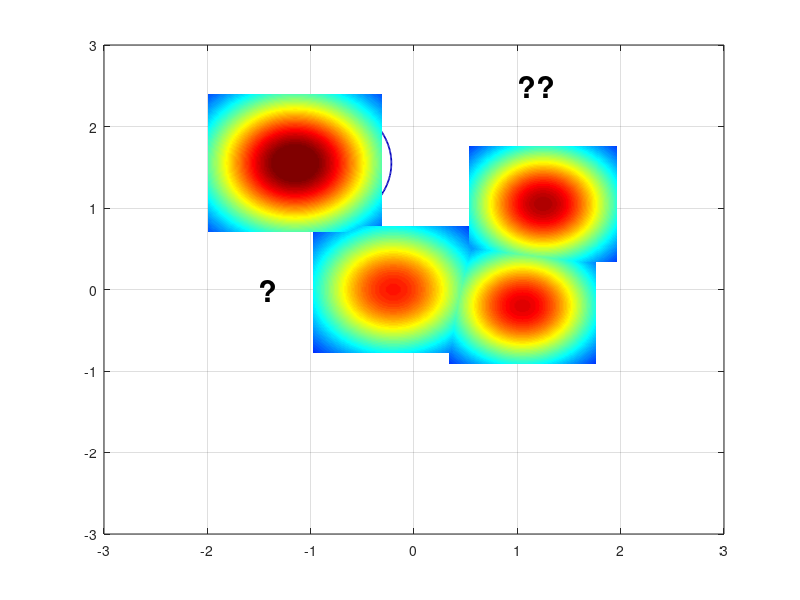

This chart was generated by the following MATLAB code: (Note: this script raises an error after producing the figure.)
%% Reproduce EVM-style demo figure (no toolboxes)
clear; close all; clc; rng(7);

% ---------- 1) 合成四类二维数据 ----------
% 类中心（大致对应图中位置）
C_star  = [-1.15  1.55];   % 红色星
C_diam  = [ 1.25  1.05];   % 绿色菱形
C_square= [ 1.05 -0.20];   % 蓝色方块
C_dot   = [-0.20  0.00];   % 蓝色小点（被 A 标注影响的那簇）

% 协方差（控制每簇形状）
S = @(sx,sy,rho)[sx^2 rho*sx*sy; rho*sx*sy sy^2];
Sig_star   = S(0.18,0.20, 0.05);
Sig_diam   = S(0.22,0.18,-0.10);
Sig_square = S(0.20,0.16, 0.05);
Sig_dot    = S(0.25,0.18, 0.00);

% 从高斯采样（不用 mvnrnd）
sample = @(N,mu,SIG) (randn(N,2)*chol(SIG,'lower') + mu);

X_star   = sample(12,C_star,   Sig_star);
X_diam   = sample(30,C_diam,   Sig_diam);
X_square = sample(28,C_square, Sig_square);
X_dot    = sample(45,C_dot,    Sig_dot);

% 加一个“离群星”靠近 A（见原图左中）
X_star = [X_star; 0.02 0.15];

% ---------- 2) 底面散点与样式 ----------
figure('Color','w','Position',[100,100,800,600]);
hold on; box on; grid on;
z0 = 0; % 所有散点都放在 z=0 的平面

% 确保按照绘制顺序叠放，便于把散点置顶
set(gca,'SortMethod','childorder');

h_star   = scatter3(X_star(:,1),  X_star(:,2),  z0+zeros(size(X_star,1),1),  70, ...
        'pentagram', 'filled', 'MarkerEdgeColor','k', 'MarkerFaceColor',[0.635294 0.0784314 0.184314], 'LineWidth',1.0); % 红色五角星 #A2142F
h_diam   = scatter3(X_diam(:,1),  X_diam(:,2),  z0+zeros(size(X_diam,1),1),  60, ...
        'd', 'filled', 'MarkerEdgeColor','k', 'MarkerFaceColor',[0.466667 0.674510 0.188235]); % 绿色菱形 #77AC30
h_square = scatter3(X_square(:,1),X_square(:,2),z0+zeros(size(X_square,1),1),60, ...
        's', 'filled', 'MarkerEdgeColor','k', 'MarkerFaceColor',[0 0.447059 0.741176]); % 蓝色正方形 #0072BD
h_dot    = scatter3(X_dot(:,1),   X_dot(:,2),   z0+zeros(size(X_dot,1),1),   18, ...
        'o', 'filled', 'MarkerEdgeColor','k', 'MarkerFaceColor',[0.929412 0.694118 0.125490]); % 黄色圆形 #EDB120


% ---------- 3) ψ-model 等值环（彩色同心） ----------
% 采用带形状参的径向函数 psi(r) = exp(-(r/s)^t)
psi = @(X,Y,cx,cy,s,t) exp( - ( sqrt((X-cx).^2 + (Y-cy).^2) ./ s ).^t );

% 选几处“极端向量/代表点”（包含 A 所在）
EV = [ -0.23 -0.02 ;   % A 对应蓝点极端向量
        1.06 -0.22 ;   % 蓝方块
        1.28  1.03 ;   % 绿菱形
       -1.05  1.55 ];  % 红星
scale = [0.42, 0.36, 0.40, 0.48];   % 各自 scale
shape = [2.6,  2.2,  2.4,  2.0];    % 各自 shape

% 网格
[xg,yg] = meshgrid(linspace(-3,3,400));
colormap(jet); caxis([0 1]);

% 等高线层级（红到蓝：高到低）
levels = linspace(1.0,0.05,12);

for k = 1:size(EV,1)
    Z = psi(xg,yg,EV(k,1),EV(k,2),scale(k),shape(k));
    [~, h] = contour(xg,yg,Z,levels);    % 直接画在底面，保持颜色映射
    set(h,'LineWidth',1.25);

    % 将等高线明确压到 z=0（兼容不同 MATLAB 版本）
    ch = get(h,'Children');
    for ic = 1:numel(ch)
        zd = get(ch(ic),'ZData');
        if ~isempty(zd)
            set(ch(ic),'ZData',zeros(size(zd))); % 强制贴在 z=0
        end
    end
end

% 标出 A 与问号
text(-0.5,-0.5,0,'A','FontWeight','bold','FontSize',20,'Color','k');
text( 1, 2.5,0,'??','FontWeight','bold','FontSize',22,'Color','k');
text( -1.5,0,0,'?','FontWeight','bold','FontSize',22,'Color','k');

% ---------- 4) 上方半透明“钟形面”（表示类支持/概率） ----------
% 用四个高斯穹顶，中心与各簇一致
gauss2 = @(X,Y,cx,cy,s) exp(-((X-cx).^2 + (Y-cy).^2)/(2*s^2));
tops  = {C_star, C_diam, C_square, C_dot};
sigT  = [0.65 0.55 0.55 0.60];
amp   = [1.05 0.95 0.90 0.85];

% 抬高穹顶，并缩小每个穹顶的覆盖范围（为每个穹顶使用局部网格）
zlift      = 0.18;   % 统一抬高量（不改变颜色映射）
spanFactor = 1.3;    % 每个穹顶半宽 = spanFactor * sigma（越小覆盖越小）
gridN      = 121;    % 局部网格分辨率

for i=1:4
    cx = tops{i}(1); cy = tops{i}(2);
    span = spanFactor * sigT(i);
    [xgi,ygi] = meshgrid(linspace(cx - span, cx + span, gridN), ...
                         linspace(cy - span, cy + span, gridN));

    Zt = amp(i) * gauss2(xgi,ygi,cx,cy,sigT(i));
    % 用 Zt 作为颜色，Zt+zlift 作为高度，从而抬高且保留原色
    s1 = surf(xgi,ygi, Zt + zlift, Zt, 'EdgeColor','none', 'FaceAlpha',1);
end
shading interp; 
% camlight headlight; 
lighting gouraud;

% 将散点推到顶层
uistack([h_star h_diam h_square h_dot], 'top');
% 将contoru推到顶层
uistack(h, 'top');

% ---------- 5) 轴、视角与观感 ----------
xlim([-2 2]); ylim([-1 3]); zlim([0 1.25]); view(-67,22);
axis equal; daspect([1 1 0.8]);
set(gca,'FontName','Times New Roman','FontSize',12,'LineWidth',1);
% xlabel('x'); ylabel('y'); zlabel('score / \psi');

% 网格和背景风格
grid on; 
% set(gca,'GridAlpha',0.2,'MinorGridAlpha',0.2);
